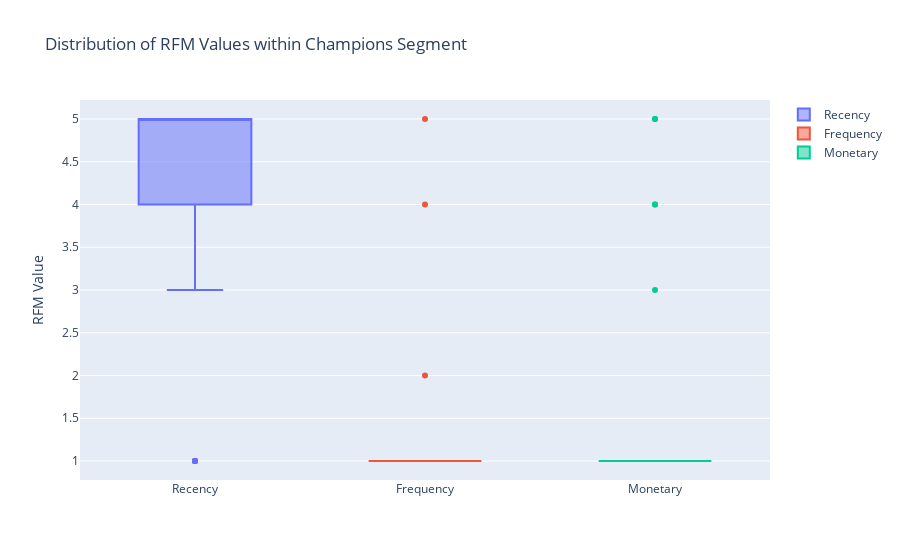

Notebook source saved alongside this figure:
### Code cell
# Filter the data to include only the customers in the Champions segment
loyal_customer_segment = df[df['RFM Customer Segments'] == 'Loyal Customers']

fig = go.Figure()
fig.add_trace(go.Box(y=loyal_customer_segment['RecencyScore'], name='Recency'))
fig.add_trace(go.Box(y=loyal_customer_segment['FrequencyScore'], name='Frequency'))
fig.add_trace(go.Box(y=loyal_customer_segment['MonetaryScore'], name='Monetary'))

fig.update_layout(title='Distribution of RFM Values within Champions Segment',
                  yaxis_title='RFM Value',
                  showlegend=True)

fig.show()

### Figure 1 — Plotly figure (JSON) as saved in the notebook; plotly's stock layout.template omitted (floating-point values rounded to 4 significant figures; data arrays with more than 128 entries replaced by an {"elided": "..."} marker saying what was removed)
{"data": [{"name": "Recency", "type": "box", "y": {"elided": "1320 int values"}}, {"name": "Frequency", "type": "box", "y": {"elided": "1320 int values"}}, {"name": "Monetary", "type": "box", "y": {"elided": "1320 int values"}}], "layout": {"showlegend": true, "title": {"text": "Distribution of RFM Values within Champions Segment"}, "yaxis": {"title": {"text": "RFM Value"}}}}
